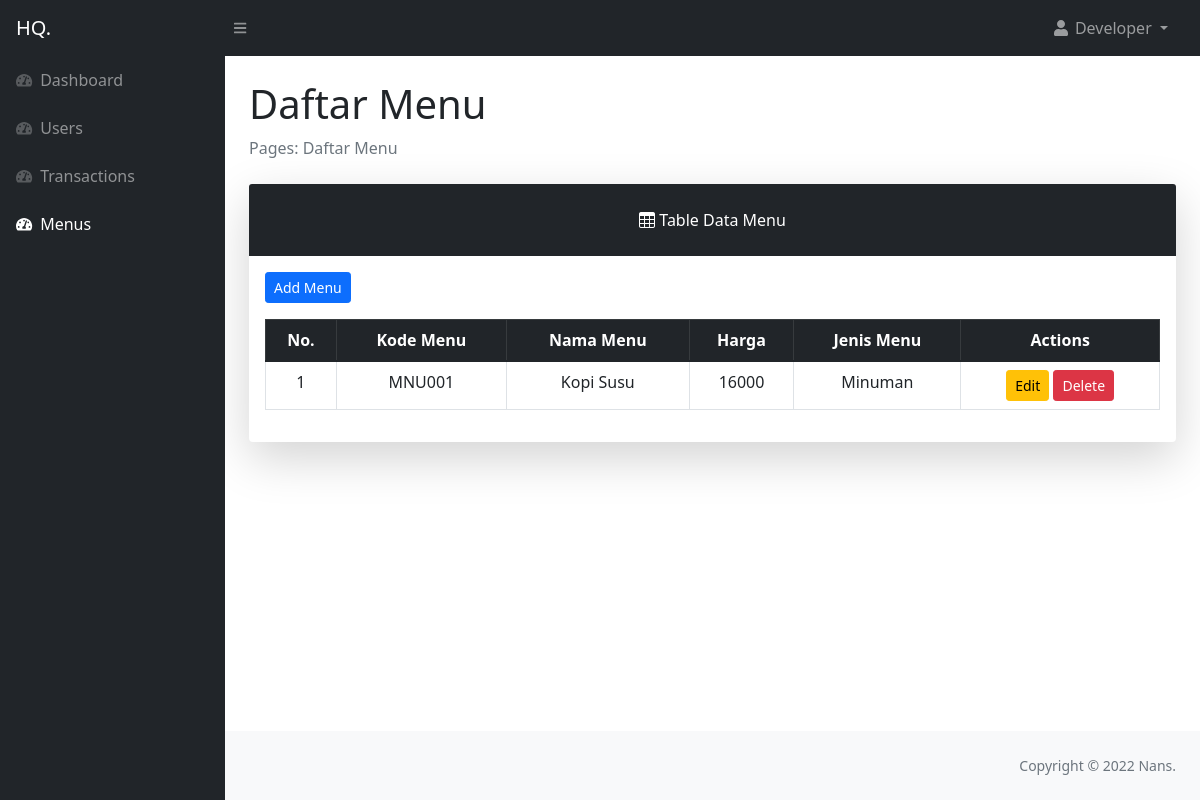
Page /layouts/dashboard/index.php?page=menus (signed in) on the committed database.
### tables this page shows
CREATE TABLE `menus` (
  `kode_menu` varchar(7) NOT NULL,
  `nama_menu` varchar(30) NOT NULL,
  `harga` int(11) NOT NULL,
  `jenis_menu` varchar(10) NOT NULL
);

### config/config.php (called while the page is built, shortened)
<?php
$conn = mysqli_connect("localhost", "root", "root", "php_marketing") or die(mysqli_connect_error($conn));
function query($query)
{
  global $conn;
  $result = mysqli_query($conn, $query);
  while ($row = mysqli_fetch_assoc($result)) {
    $rows[] = $row;
  }
  return $rows;
}

### layouts/dashboard/menus/index.php (the view, shortened to what this page needs)
<?php
require '../../config/config.php';
$menus = query("SELECT * FROM menus");
$no = 1;
?>
<main>
  <div class="container-fluid px-4">
    <h1 class="mt-4">Daftar Menu</h1>
    <ol class="breadcrumb mb-4">
      <li class="breadcrumb-item active">Pages: Daftar Menu</li>
    </ol>
    <div class="card shadow-lg border-0 mb-4">
      <div class="card-header border-0 text-center p-4 bg-dark text-white">
        <i class="bi bi-table"></i>
        Table Data Menu
      </div>
      <div class="card-body border-0">
        <a href="?page=menus/create" class="btn btn-sm btn-primary mb-3">Add Menu</a>
        <table class="table table-bordered table-hover table-responsive-sm text-center rounded">
          <thead class="table-dark">
            <th scope="col">No.</th>
            <th scope="col">Kode Menu</th>
            <th scope="col">Nama Menu</th>
            <th scope="col">Harga</th>
            <th scope="col">Jenis Menu</th>
            <th scope="col">Actions</th>
          </thead>
          <tbody>
            <?php foreach ($menus as $menu) : ?>
              <tr>
                <td><?= $no++; ?></td>
                <td><?= $menu['kode_menu']; ?></td>
                <td><?= $menu['nama_menu']; ?></td>
                <td class="text-capitalize"><?= $menu['harga']; ?></td>
                <td class="text-capitalize"><?= $menu['jenis_menu']; ?>
                </td>
                <td>
                  <a href="index.php?page=menus/update&id=<?= $menu['kode_menu'] ?>" class="btn btn-sm btn-warning">Edit</a>
                  <a href="index.php?page=menus/delete&id=<?= $menu['kode_menu'] ?>" class="btn btn-sm btn-danger" onclick="return confirm('Are you sure to delete menu?')">Delete</a>
                </td>
              </tr>
            <?php endforeach; ?>
          </tbody>
        </table>
      </div>
    </div>
</main>

### rows in the picture
menus: kode_menu "MNU001", nama_menu "Kopi Susu", harga "16000", jenis_menu "Minuman"

### other values in the picture
$_SESSION['username'] "Developer"
